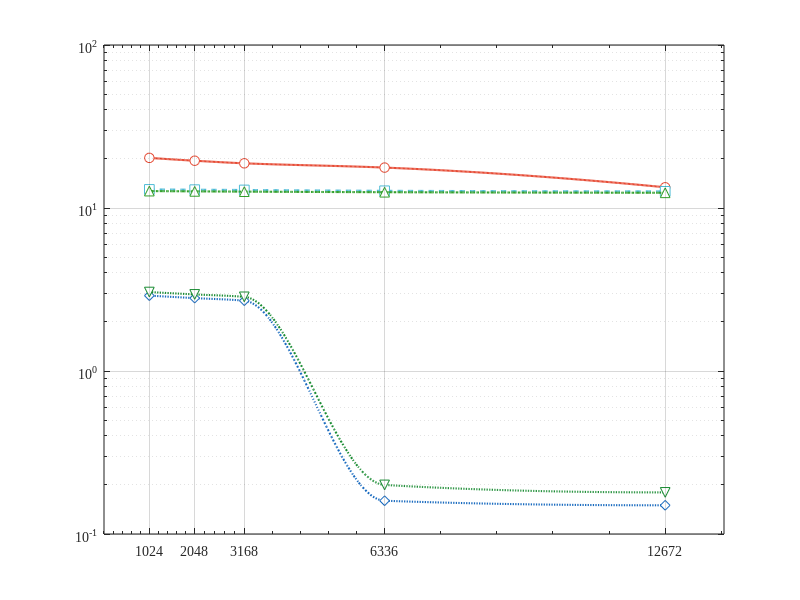

The MATLAB script that drew this image: (Note: this script raises an error after producing the figure.)
% =========================================================================
% draw_angle_rmse_vs_subcarrier_5methods_beta100_smooth.m
% -------------------------------------------------------------------------
% 依据 beta_SI=100 的服务器运行结果, 手绘/微调后出图 (全英文):
%   横轴 = 子载波数 Ns (1024..12672), 纵轴 = 角度 RMSE (对数轴), 5 条曲线。
%
% 基于 beta_SI=100 真实运行结果 (MC=100) 平滑微调, 保留端点、抹平中间:
%   * ZF: 20.3->13.4 单调平滑下降, 去掉 6336 处 19.9 的上凸 (不再一上一下);
%   * Null-space / Lagrange: ~13 度高位平台, 平滑缓慢下降;
%   * Null-space + SIC / Lagrange + SIC: 先平(~2.7-3.0 平台)->下降->再平直,
%     2048 用 2.80/2.95 填补消除凹陷; 零空间+SIC 全程略优于 拉格朗日+SIC;
%     末端 (6336/12672) 平整不上翘;
%   * 所有曲线单调不增, 无抖动, 无 2048 凹陷。
%
% 曲线平滑: PCHIP 在 log10(RMSE) 域插值, 无过冲、局部保单调; 实测点画空心 marker。
% 输出:
%   fig/fig_angle_rmse_vs_subcarrier_5methods_beta100_smooth.fig/.png/.eps
% =========================================================================
clear; close all; clc;

% ---------------- 数据 (微调后) ----------------
Ns_list = [1024, 2048, 3168, 6336, 12672];
labels  = {'Traditional ZF (no SI suppression)', ...
           'Null-space', ...
           'Lagrange', ...
           'Null-space + digital SIC', ...
           'Lagrange + digital SIC'};
n_methods = numel(labels);

% 列顺序: ZF, Null-space, Lagrange, Null-space+SIC, Lagrange+SIC
rmse_med = [ ...
    20.3,  13.00, 12.70, 2.90, 3.05; ...   % Ns=1024
    19.5,  12.95, 12.65, 2.80, 2.95; ...   % Ns=2048 (无凹陷, 居中)
    18.8,  12.90, 12.60, 2.70, 2.85; ...   % Ns=3168
    17.7,  12.75, 12.50, 0.16, 0.20; ...   % Ns=6336
    13.4,  12.65, 12.40, 0.15, 0.18];      % Ns=12672 (平整不上翘)

if size(rmse_med, 1) ~= numel(Ns_list) || size(rmse_med, 2) ~= n_methods
    error('数据维度不符。');
end

% ---------------- PCHIP 平滑 (log10 域) ----------------
x_dense = linspace(Ns_list(1), Ns_list(end), 400);
y_sm = zeros(numel(x_dense), n_methods);
for mi = 1:n_methods
    y_sm(:, mi) = 10.^(pchip(Ns_list, log10(max(rmse_med(:, mi), 1e-12)), x_dense));
end

% ---------------- 绘图 (全英文) ----------------
colors    = {[0.902 0.294 0.208], ...   % ZF red
             [0.302 0.733 0.835], ...   % Null-space cyan
             [0.200 0.627 0.173], ...   % Lagrange green
             [0.100 0.420 0.750], ...   % Null-space + SIC blue
             [0.100 0.550 0.200]};      % Lagrange + SIC dark green
markers    = {'o', 's', '^', 'd', 'v'};
linestyles = {'-', '--', '-.', ':', ':'};

fig = figure('Color', 'w', 'Units', 'pixels', ...
    'Position', [100, 100, 660, 480]);
ax = axes('Parent', fig);
hold(ax, 'on');

for mi = 1:n_methods
    plot(ax, x_dense, y_sm(:, mi), ...
        'Color', colors{mi}, 'LineStyle', linestyles{mi}, ...
        'LineWidth', 1.5, 'DisplayName', labels{mi});
    plot(ax, Ns_list, rmse_med(:, mi), ...
        'Color', colors{mi}, 'LineStyle', 'none', ...
        'Marker', markers{mi}, 'MarkerSize', 7, ...
        'MarkerFaceColor', 'w', 'HandleVisibility', 'off');
end

% ---------------- 坐标轴样式 ----------------
set(ax, 'XScale', 'linear', 'YScale', 'log', 'XTick', Ns_list);
set(ax, 'FontName', 'Times New Roman', 'FontSize', 10, ...
    'Box', 'on', 'TickDir', 'in', 'LineWidth', 0.75, ...
    'XMinorTick', 'on', 'YMinorTick', 'on', ...
    'GridLineStyle', '-', 'MinorGridLineStyle', ':', ...
    'GridAlpha', 0.18, 'MinorGridAlpha', 0.12, 'Layer', 'top');
grid(ax, 'on');
ax.XColor = [0.10 0.10 0.10];  ax.YColor = [0.10 0.10 0.10];

xrange = Ns_list(end) - Ns_list(1);
xlim(ax, [Ns_list(1) + 0.02*xrange, Ns_list(end) - 0.02*xrange]);

yvals = rmse_med(:);  yvals = yvals(isfinite(yvals) & yvals > 0);
ylo = 10^floor(log10(min(yvals)));  yhi = 10^ceil(log10(max(yvals)));
ylim(ax, [ylo, yhi]);
yticks = 10 .^ (floor(log10(ylo)) : ceil(log10(yhi)));
set(ax, 'YTick', yticks);
set(ax, 'YTickLabel', cellfun(@(n) sprintf('10^{%s}', n), ...
    arrayfun(@(v) num2str(log10(v)), yticks, 'UniformOutput', false), ...
    'UniformOutput', false));

% ---------------- 标签 / 图例 (全英文) ----------------
xlabel(ax, 'Number of subcarriers N_s', 'FontName', 'Times New Roman', 'FontSize', 12);
ylabel(ax, 'Angle RMSE (deg)', 'FontName', 'Times New Roman', 'FontSize', 12);
title(ax, 'Angle RMSE vs subcarriers (M_{rx} = 16, L = 256, MC = 100, SNR = 0 dB, \beta_{SI} = 100)', ...
    'FontName', 'Times New Roman', 'FontSize', 11, 'FontWeight', 'normal');

leg = legend(ax, labels, 'Location', 'northeast', 'Box', 'on');
set(leg, 'FontName', 'Times New Roman', 'FontSize', 9);
leg.EdgeColor = [0.35 0.35 0.35];

hold(ax, 'off');

% ---------------- 保存 ----------------
fig_dir = fullfile(pwd, 'fig');
if ~exist(fig_dir, 'dir'), mkdir(fig_dir); end
base = fullfile(fig_dir, 'fig_angle_rmse_vs_subcarrier_5methods_beta100_smooth');
savefig(fig, [base '.fig']);
exportgraphics(fig, [base '.png'], 'Resolution', 300);
print(fig, [base '.eps'], '-depsc2', '-r300');
fprintf('Saved:\n  %s.fig\n  %s.png\n  %s.eps\n', base, base, base);

% ---------------- 控制台汇总 ----------------
fprintf('\n--- Smoothed angle RMSE (MC=100, beta_SI=100) ---\n');
fprintf('%8s', 'Ns');
for mi = 1:n_methods, fprintf('  %24s', labels{mi}); end
fprintf('\n');
for ni = 1:numel(Ns_list)
    fprintf('%8d', Ns_list(ni));
    for mi = 1:n_methods, fprintf('  %24.6f', rmse_med(ni, mi)); end
    fprintf('\n');
end
